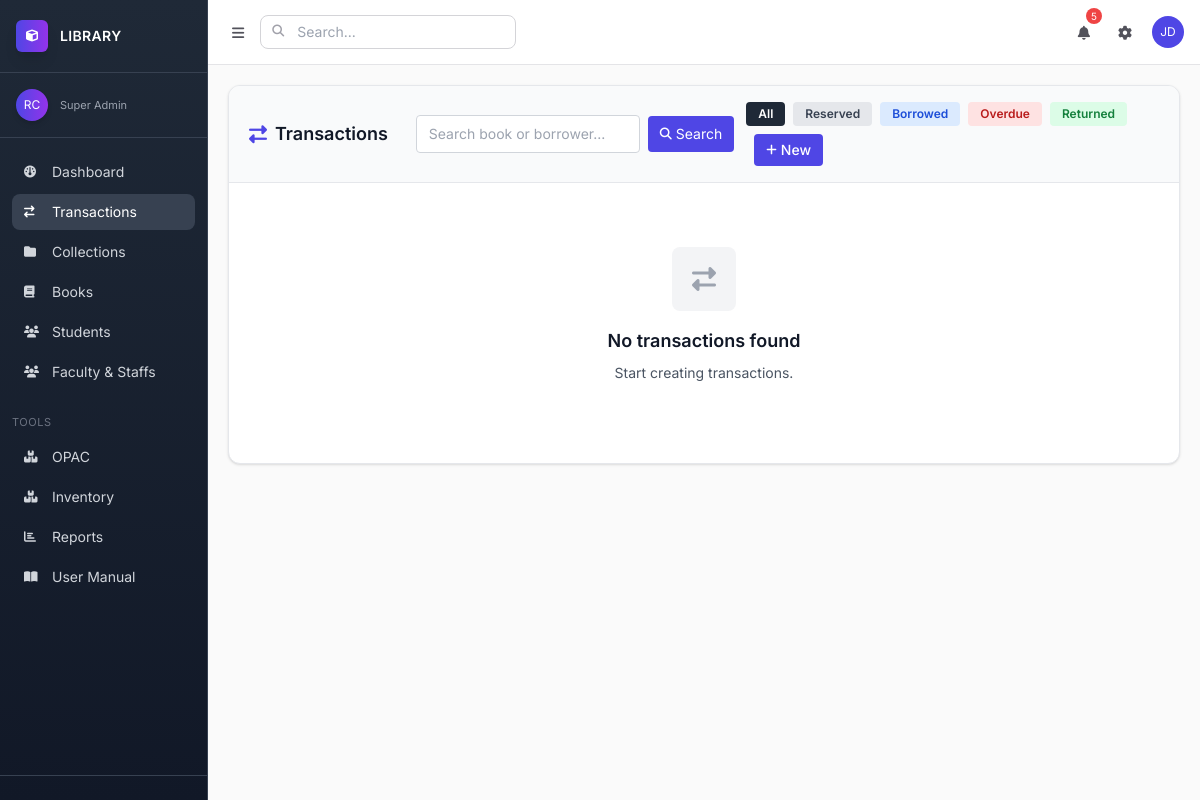
The page /library/transactions/ on the database as committed earlier.
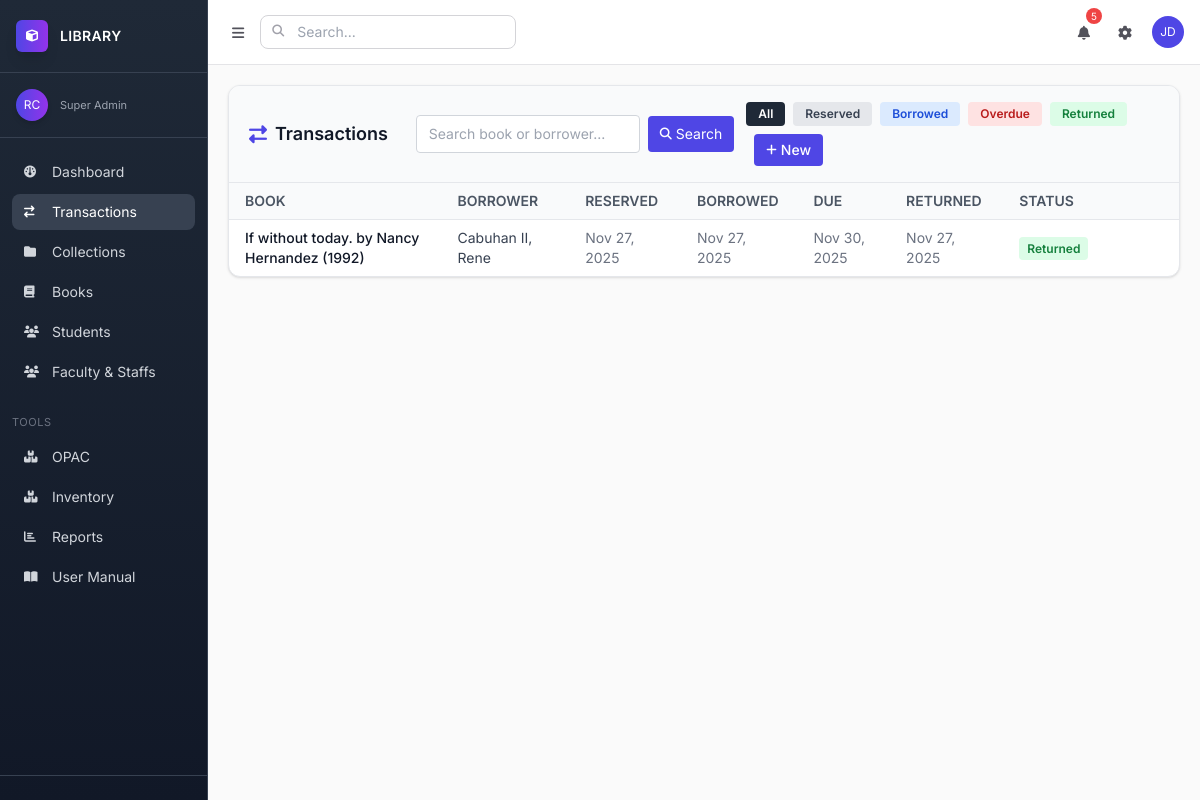
The same page on the database as committed later.
### apps/app2/models.py (models this page shows, shortened)
class Transaction(models.Model):
    book = models.ForeignKey(Book, on_delete=models.CASCADE, related_name="transactions")
    borrower = models.ForeignKey(Student, on_delete=models.CASCADE, related_name="transactions")
    barcode = models.ForeignKey('BookBarcode', on_delete=models.CASCADE, related_name="transactions", null=True, blank=True)
    date_reserve = models.DateTimeField(auto_now_add=True)
    date_borrowed = models.DateTimeField(blank=True, null=True)
    due_date = models.DateField(blank=True, null=True)
    date_returned = models.DateField(blank=True, null=True)
    remarks = models.CharField(max_length=255, blank=True, null=True)
    STATUS_CHOICES = [
        ("reserved", "Reserved"),
        ("borrowed", "Borrowed"),
        ("returned", "Returned"),
        ("overdue", "Overdue"),
        ("damaged", "Damaged"),
        ("lost", "Lost"),
    ]
    status = models.CharField(max_length=20, choices=STATUS_CHOICES, default="reserved")

class Book(models.Model):
    collection = models.ForeignKey(
        Collection, on_delete=models.SET_NULL, null=True, blank=True, related_name="books"
    )
    control_number = models.CharField(max_length=50, unique=True, verbose_name="Control Number / 001")
    isbn = models.CharField(max_length=20, blank=True, null=True, verbose_name="ISBN / 020")
    title = models.CharField(max_length=255, verbose_name="Title / 245$a")
    subtitle = models.CharField(max_length=255, blank=True, null=True, verbose_name="Subtitle / 245$b")
    statement_of_responsibility = models.CharField(max_length=255, blank=True, null=True, verbose_name="Statement of Responsibility / 245$c")
    author = models.CharField(max_length=255, verbose_name="Main Author / 100$a")
    added_authors = models.CharField(max_length=255, blank=True, null=True, verbose_name="Added Authors / 700$a")
    edition = models.CharField(max_length=100, blank=True, null=True, verbose_name="Edition / 250")
    publisher = models.CharField(max_length=255, blank=True, null=True, verbose_name="Publisher / 264$b")
    publication_place = models.CharField(max_length=255, blank=True, null=True, verbose_name="Place / 264$a")
    publication_year = models.CharField(max_length=4, blank=True, null=True, verbose_name="Year / 264$c")
    pages = models.CharField(max_length=50, blank=True, null=True, verbose_name="Pagination / 300$a")
    illustrations = models.CharField(max_length=255, blank=True, null=True, verbose_name="Illustrations / 300$b")
    dimensions = models.CharField(max_length=50, blank=True, null=True, verbose_name="Dimensions / 300$c")
    series = models.CharField(max_length=255, blank=True, null=True, verbose_name="Series / 490$a")
    notes = models.TextField(blank=True, null=True, verbose_name="General Notes / 500")
    summary = models.TextField(blank=True, null=True, verbose_name="Summary / 520")
    subjects = models.CharField(max_length=255, blank=True, null=True, verbose_name="Subjects / 650$a")
    classification = models.CharField(max_length=50, blank=True, null=True, verbose_name="Dewey / 082 or Local / 090")
    language = models.CharField(max_length=50, blank=True, null=True, verbose_name="Language / 041$a")
    cover_image = models.ImageField(
        upload_to='book_covers/', blank=True, null=True, verbose_name="Book Cover"
    )
    created_at = models.DateTimeField(auto_now_add=True)
    updated_at = models.DateTimeField(auto_now=True)
    def __str__(self):
        return f"{self.title} by {self.author} ({self.publication_year})"

### apps/app1/models.py (models this page shows)
class Student(models.Model):
    folder = models.ForeignKey(Folder, on_delete=models.SET_NULL, null=True, blank=True, related_name="students")
    last_name = models.CharField(max_length=150)
    first_name = models.CharField(max_length=150)
    middle_name = models.CharField(max_length=150, blank=True, null=True)
    mobile_number = models.CharField(max_length=20, blank=True, null=True)
    GENDER_CHOICES = [
        ('M', 'Male'),
        ('F', 'Female'),
        ('O', 'Other'),
    ]
    gender = models.CharField(max_length=1, choices=GENDER_CHOICES)
    def __str__(self):
        return f"{self.last_name}, {self.first_name}"

### apps/app2/views/transaction.py (the view)
# urls.py: path("transactions/", transaction.transaction_list, name="transaction_list"),
def transaction_list(request):
    status = request.GET.get("status")   # filter
    q = request.GET.get("q")             # search input
    page_number = request.GET.get("page")  # pagination
    transactions = Transaction.objects.select_related(
        "book", "borrower"
    ).order_by("-date_borrowed")
    if status:
        transactions = transactions.filter(status=status)
    if q:
        transactions = transactions.filter(
            Q(book__title__icontains=q) |
            Q(borrower__first_name__icontains=q) |
            Q(borrower__last_name__icontains=q)
        )
    paginator = Paginator(transactions, 10)
    page_obj = paginator.get_page(page_number)
    return render(request, "app2/transactions/transaction_list.html", {
        "transactions": page_obj.object_list,  # only transactions for this page
        "page_obj": page_obj,                  # page object for pagination controls
        "active_status": status,
        "search_query": q,                     # send back to input
    })

### templates/app2/transactions/transaction_list.html (shortened to what the changed rows need)
{% extends "base.html" %}
{% block content %}
<div class="bg-white rounded-xl shadow border border-gray-200 overflow-hidden">
    <div class="px-5 py-4 border-b border-gray-200 bg-gray-50 flex flex-col md:flex-row md:justify-between md:items-center gap-3">
        <div class="flex flex-col md:flex-row md:items-center gap-3 w-full md:w-auto">
            <h2 class="text-lg font-semibold text-gray-900 flex items-center space-x-2">
                <i class="fas fa-exchange-alt text-accent-500"></i>
                <span>Transactions</span>
            </h2>
        </div>
    </div>
    {% if page_obj.object_list %}
    <div class="overflow-x-auto">
        <table class="w-full text-sm">
            <thead class="bg-gray-50 border-b border-gray-200">
                <tr>
                    <th class="px-4 py-2 text-left font-semibold text-gray-600 uppercase">Book</th>
                    <th class="px-4 py-2 text-left font-semibold text-gray-600 uppercase">Borrower</th>
                    <th class="px-4 py-2 text-left font-semibold text-gray-600 uppercase">Reserved</th>
                    <th class="px-4 py-2 text-left font-semibold text-gray-600 uppercase">Borrowed</th>
                    <th class="px-4 py-2 text-left font-semibold text-gray-600 uppercase">Due</th>
                    <th class="px-4 py-2 text-left font-semibold text-gray-600 uppercase">Returned</th>
                    <th class="px-4 py-2 text-left font-semibold text-gray-600 uppercase">Status</th>
                    <th class="px-4 py-2"></th>
                </tr>
            </thead>
            <tbody class="divide-y divide-gray-200">
                {% for t in page_obj.object_list %}
                <tr class="hover:bg-gray-50 transition-colors duration-150 group">
                    <td class="px-4 py-2 font-medium text-gray-900">{{ t.book }}</td>
                    <td class="px-4 py-2 text-gray-700">{{ t.borrower }}</td>
                    <td class="px-4 py-2 text-gray-500">{{ t.date_reserve|date:"M d, Y" }}</td>
                    <td class="px-4 py-2 text-gray-500">{% if t.date_borrowed %} {{ t.date_borrowed|date:"M d, Y" }} {% else %} - {% endif %}</td>
                    <td class="px-4 py-2 text-gray-500">{% if t.due_date %} {{ t.due_date|date:"M d, Y" }} {% else %} - {% endif %}</td>
                    <td class="px-4 py-2 text-gray-500">{% if t.date_returned %} {{ t.date_returned|date:"M d, Y" }} {% else %} - {% endif %}</td>
                    <td class="px-4 py-2">
                        <span class="px-2 py-1 rounded text-xs font-semibold {% if t.status == 'borrowed' %} bg-blue-100 text-blue-700 {% elif t.status == 'returned' %} bg-green-100 text-green-700 {% elif t.status == 'overdue' %} bg-red-100 text-red-700 {% elif t.status == 'lost' %} bg-black text-white {% elif t.status == 'damaged' %} bg-yellow-100 text-yellow-700 {% else %} bg-gray-100 text-gray-700 {% endif %}"> {{ t.status|title }} </span>
                    </td>
                </tr>
                {% endfor %}
            </tbody>
        </table>
    </div>
    {% else %}
    <div class="text-center py-16">
        <div class="w-16 h-16 bg-gray-100 rounded-lg flex items-center justify-center mx-auto mb-4">
            <i class="fas fa-exchange-alt text-gray-400 text-2xl"></i>
        </div>
        <h3 class="text-lg font-semibold text-gray-900 mb-2">No transactions found</h3>
        <p class="text-gray-600 mb-4 text-sm">Start creating transactions.</p>
    </div>
    {% endif %}
</div>
{% endblock %}

Rows that differ between the two databases and show on the page:
added Transaction: book "If without today. by Nancy Hernandez (1992)", borrower "Cabuhan II, Rene", date_reserve "Nov 27, 2025", date_borrowed "Nov 27, 2025", due_date "Nov 30, 2025", date_returned "Nov 27, 2025", status "Returned"
Other text that changed with them:
text no longer shown: "No transactions found Start creating transactions."
text now shown: "BOOK BORROWER RESERVED BORROWED DUE RETURNED STATUS"
